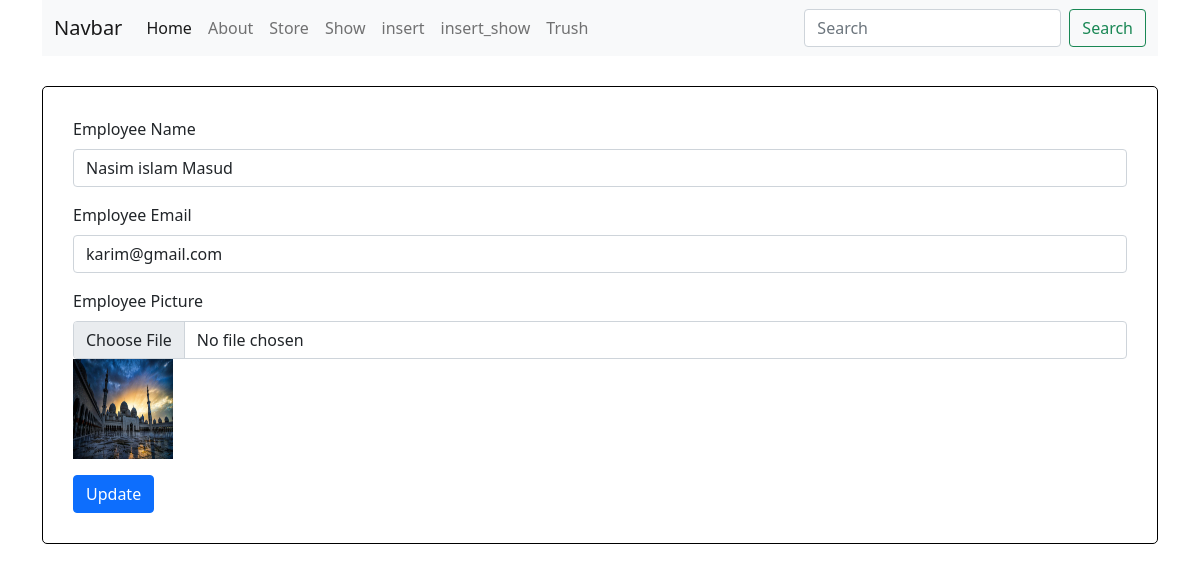
The page /emp_edit/10 on the database its author committed.
### website/models.py (models this page shows)
class employee_info(models.Model):
    emp_name = models.CharField(max_length=20)
    emp_email = models.EmailField()
    emp_pic = models.ImageField(upload_to='employee/',blank=True,null=True)
    is_delete = models.BooleanField(default=False)

### website/views.py (the view)
# urls.py: path('emp_edit/<int:id>',views.emp_edit, name="emp_edit"),
def emp_edit(request, id):
    emp_info = employee_info.objects.filter(id=id)
    return render(request, 'emp_edit.html', {'emp_info': emp_info})

### templates/emp_edit.html (shortened to what this page needs)
{% extends "base.html" %}
{% load static %}
{% block content %}
<div class="insert_form" style="border: 1px solid black; padding: 30px; margin-top: 30px; border-radius: 5px;">
  {% for i in emp_info %}
<form action="{% url 'emp_update' i.id %}" method="POST" enctype="multipart/form-data">
    <div class="mb-3">
      <label for="exampleInputNAME" class="form-label">Employee Name</label>
      <input type="text" class="form-control" name="emp_name" value="{{ i.emp_name }}" id="exampleInputNAME" aria-describedby="nameHelp">
    </div>
    <div class="mb-3">
      <label for="exampleInputEmail1" class="form-label">Employee Email</label>
      <input type="email" class="form-control" name="emp_email" value="{{ i.emp_email }}" id="exampleInputEmail1" aria-describedby="emailHelp">
    </div>
    <div class="mb-3">
      <label for="exampleInputPIC" class="form-label">Employee Picture</label>
      <input type="file" class="form-control" name="emp_pic" id="exampleInputPIC" aria-describedby="picHelp">
      <img src="/media/{{ i.emp_pic }}" alt="Bangladesh" style="width: 100px; height: 100px">
    </div>
    <button type="submit" class="btn btn-primary">Update</button>
  </form>
  {% endfor %}
</div>
{% endblock %}

### static/css/style.css (style rules this page uses)
.insert_form { border: 1px solid black; padding: 30px; }

### rows shown on the page
employee_info: emp_name "Nasim islam Masud", emp_email "karim@gmail.com", emp_pic (picture)
